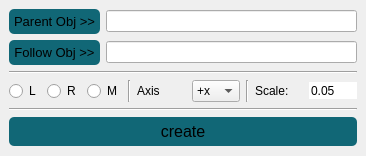
<?xml version="1.0" encoding="UTF-8"?>
<ui version="4.0">
 <class>PsdUI</class>
 <widget class="QMainWindow" name="PsdUI">
  <property name="geometry">
   <rect>
    <x>0</x>
    <y>0</y>
    <width>366</width>
    <height>156</height>
   </rect>
  </property>
  <property name="windowTitle">
   <string>PoseDriver_v2.0</string>
  </property>
  <widget class="QWidget" name="centralwidget">
   <layout class="QVBoxLayout" name="verticalLayout_2">
    <item>
     <layout class="QVBoxLayout" name="verticalLayout">
      <item>
       <layout class="QHBoxLayout" name="horizontalLayout">
        <item>
         <widget class="QPushButton" name="parentObj_btn">
          <property name="font">
           <font>
            <pointsize>10</pointsize>
           </font>
          </property>
          <property name="styleSheet">
           <string notr="true">QPushButton{ 
background-color: qlineargradient(spread:pad, x1:0, y1:1, x2:0, y2:0, stop:1 #116776, stop:0 #116776);
padding: 5px;
border-radius: 5px;
}

QPushButton:hover
{
background-color: #1d8ba3;
border-radius: 5px;
}

QPushButton:pressed
{
background-color: #1d1d1d;
border-radius: 5px;
}

QPushButton:disabled
{
background-color: #4b4b4b;
border-radius: 5px;
}</string>
          </property>
          <property name="text">
           <string>Parent Obj &gt;&gt;</string>
          </property>
         </widget>
        </item>
        <item>
         <widget class="QLineEdit" name="parentObj_line"/>
        </item>
       </layout>
      </item>
      <item>
       <layout class="QHBoxLayout" name="horizontalLayout_2">
        <item>
         <widget class="QPushButton" name="followObj_btn">
          <property name="font">
           <font>
            <pointsize>10</pointsize>
           </font>
          </property>
          <property name="styleSheet">
           <string notr="true">QPushButton{ 
background-color: qlineargradient(spread:pad, x1:0, y1:1, x2:0, y2:0, stop:1 #116776, stop:0 #116776);
padding: 5px;
border-radius: 5px;
}

QPushButton:hover
{
background-color: #1d8ba3;
border-radius: 5px;
}

QPushButton:pressed
{
background-color: #1d1d1d;
border-radius: 5px;
}

QPushButton:disabled
{
background-color: #4b4b4b;
border-radius: 5px;
}</string>
          </property>
          <property name="text">
           <string>Follow Obj &gt;&gt;</string>
          </property>
         </widget>
        </item>
        <item>
         <widget class="QLineEdit" name="followObj_line"/>
        </item>
       </layout>
      </item>
     </layout>
    </item>
    <item>
     <widget class="Line" name="line_2">
      <property name="orientation">
       <enum>Qt::Horizontal</enum>
      </property>
     </widget>
    </item>
    <item>
     <layout class="QHBoxLayout" name="horizontalLayout_6">
      <item>
       <layout class="QHBoxLayout" name="horizontalLayout_5">
        <item>
         <widget class="QRadioButton" name="lside_rb">
          <property name="sizePolicy">
           <sizepolicy hsizetype="Expanding" vsizetype="Fixed">
            <horstretch>0</horstretch>
            <verstretch>0</verstretch>
           </sizepolicy>
          </property>
          <property name="text">
           <string>L</string>
          </property>
         </widget>
        </item>
        <item>
         <widget class="QRadioButton" name="rside_rb">
          <property name="sizePolicy">
           <sizepolicy hsizetype="Expanding" vsizetype="Fixed">
            <horstretch>0</horstretch>
            <verstretch>0</verstretch>
           </sizepolicy>
          </property>
          <property name="text">
           <string>R</string>
          </property>
         </widget>
        </item>
        <item>
         <widget class="QRadioButton" name="mside_rb">
          <property name="sizePolicy">
           <sizepolicy hsizetype="Expanding" vsizetype="Fixed">
            <horstretch>0</horstretch>
            <verstretch>0</verstretch>
           </sizepolicy>
          </property>
          <property name="text">
           <string>M</string>
          </property>
         </widget>
        </item>
       </layout>
      </item>
      <item>
       <widget class="Line" name="line_3">
        <property name="orientation">
         <enum>Qt::Vertical</enum>
        </property>
       </widget>
      </item>
      <item>
       <layout class="QHBoxLayout" name="horizontalLayout_4">
        <item>
         <widget class="QLabel" name="axis_lb">
          <property name="sizePolicy">
           <sizepolicy hsizetype="Expanding" vsizetype="Preferred">
            <horstretch>0</horstretch>
            <verstretch>0</verstretch>
           </sizepolicy>
          </property>
          <property name="text">
           <string>Axis</string>
          </property>
         </widget>
        </item>
        <item>
         <widget class="QComboBox" name="axis_cb">
          <property name="sizePolicy">
           <sizepolicy hsizetype="Expanding" vsizetype="Fixed">
            <horstretch>0</horstretch>
            <verstretch>0</verstretch>
           </sizepolicy>
          </property>
          <item>
           <property name="text">
            <string>+x</string>
           </property>
          </item>
          <item>
           <property name="text">
            <string>+y</string>
           </property>
          </item>
          <item>
           <property name="text">
            <string>+z</string>
           </property>
          </item>
          <item>
           <property name="text">
            <string>-x</string>
           </property>
          </item>
          <item>
           <property name="text">
            <string>-y</string>
           </property>
          </item>
          <item>
           <property name="text">
            <string>-z</string>
           </property>
          </item>
         </widget>
        </item>
       </layout>
      </item>
      <item>
       <widget class="Line" name="line_4">
        <property name="orientation">
         <enum>Qt::Vertical</enum>
        </property>
       </widget>
      </item>
      <item>
       <layout class="QHBoxLayout" name="horizontalLayout_3">
        <item>
         <widget class="QLabel" name="scale_lb">
          <property name="sizePolicy">
           <sizepolicy hsizetype="Expanding" vsizetype="Preferred">
            <horstretch>0</horstretch>
            <verstretch>0</verstretch>
           </sizepolicy>
          </property>
          <property name="text">
           <string>Scale:</string>
          </property>
         </widget>
        </item>
        <item>
         <widget class="QDoubleSpinBox" name="scalePSD_dsb">
          <property name="sizePolicy">
           <sizepolicy hsizetype="Expanding" vsizetype="Fixed">
            <horstretch>0</horstretch>
            <verstretch>0</verstretch>
           </sizepolicy>
          </property>
          <property name="inputMethodHints">
           <set>Qt::ImhFormattedNumbersOnly</set>
          </property>
          <property name="wrapping">
           <bool>false</bool>
          </property>
          <property name="frame">
           <bool>false</bool>
          </property>
          <property name="buttonSymbols">
           <enum>QAbstractSpinBox::NoButtons</enum>
          </property>
          <property name="keyboardTracking">
           <bool>true</bool>
          </property>
          <property name="suffix">
           <string/>
          </property>
          <property name="value">
           <double>0.050000000000000</double>
          </property>
         </widget>
        </item>
       </layout>
      </item>
     </layout>
    </item>
    <item>
     <widget class="Line" name="line">
      <property name="orientation">
       <enum>Qt::Horizontal</enum>
      </property>
     </widget>
    </item>
    <item>
     <widget class="QPushButton" name="createPsd_btn">
      <property name="font">
       <font>
        <pointsize>12</pointsize>
       </font>
      </property>
      <property name="styleSheet">
       <string notr="true">QPushButton{ 
background-color: qlineargradient(spread:pad, x1:0, y1:1, x2:0, y2:0, stop:1 #116776, stop:0 #116776);
padding: 5px;
border-radius: 5px;
}

QPushButton:hover
{
background-color: #1d8ba3;
border-radius: 5px;
}

QPushButton:pressed
{
background-color: #1d1d1d;
border-radius: 5px;
}

QPushButton:disabled
{
background-color: #4b4b4b;
border-radius: 5px;
}</string>
      </property>
      <property name="text">
       <string>create</string>
      </property>
     </widget>
    </item>
   </layout>
  </widget>
 </widget>
 <resources/>
 <connections/>
</ui>
